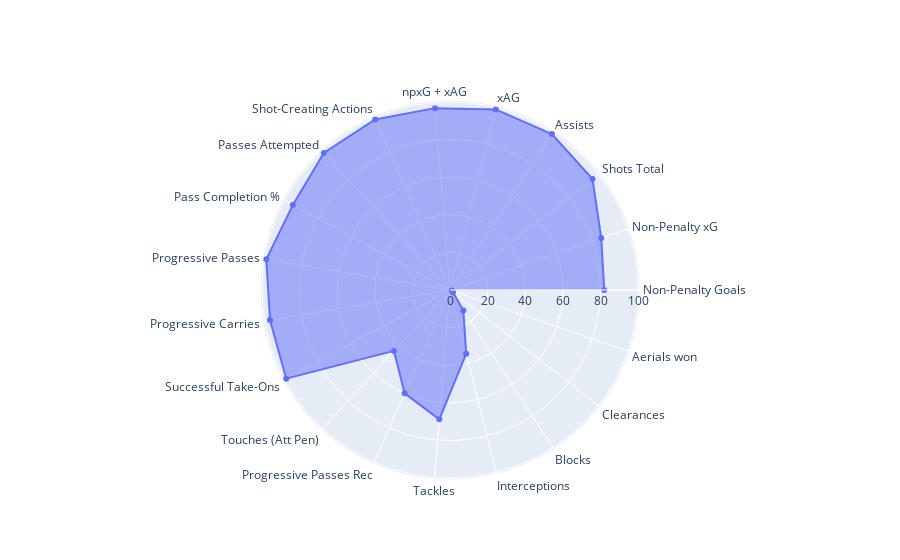

The cell this chart's notebook holds for it:
### Code cell
import plotly.graph_objects as go
import plotly.express as px
import pandas as pd
# labels=[*labels,labels[0]]

# result[0] = [*result[0],result[0][0]]

fig = go.Figure(
    data=go.Scatterpolar(r=result[0],theta=labels, fill='toself'),
   
    # layout=go.Layout(
    #     title=go.layout.Title(text='Test'),
    #     polar={'radialaxis': {'visible': True}},
    #     showlegend=True
    # )
)

# df = pd.DataFrame(dict(
#     r=result[0],
#     theta= labels
# ))

# fig = px.line_polar(df,r='r',theta='theta',line_close=True)
# fig.update_traces(fill='toself')
# fig.update_layout(
#   polar=dict(
#     radialaxis=dict(
#       visible=True
#     ),
#   ),
#   showlegend=False
# )
fig.show()

### Figure 1 — Plotly figure (JSON) as saved in the notebook; plotly's stock layout.template omitted (floating-point values rounded to 4 significant figures)
{"data": [{"fill": "toself", "r": [82, 85, 96, 99, 99, 97, 99, 99, 95, 99, 97, 99, 44, 60, 69, 35, 13, 2, 1], "theta": ["Non-Penalty Goals", "Non-Penalty xG", "Shots Total", "Assists", "xAG", "npxG + xAG", "Shot-Creating Actions", "Passes Attempted", "Pass Completion %", "Progressive Passes", "Progressive Carries", "Successful Take-Ons", "Touches (Att Pen)", "Progressive Passes Rec", "Tackles", "Interceptions", "Blocks", "Clearances", "Aerials won"], "type": "scatterpolar"}], "layout": {}}
